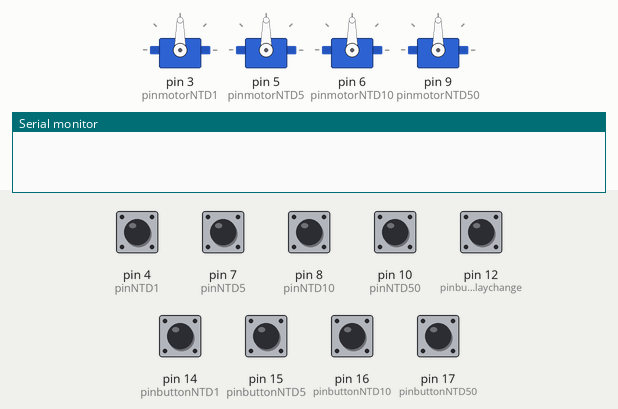
Bench run of a sketch on a simulated Arduino Uno, built with avr-gcc and run on an emulated ATmega328P. On the bench: 4 × servo, the last lines printed to the serial monitor. The inputs (shaded band) are chosen by the test bench; at power-on: pin 4 (pinNTD1), pin 7 (pinNTD5), pin 8 (pinNTD10), pin 10 (pinNTD50), pin 12 (pinbuttondisplaychange), pin 14 (pinbuttonNTD1), pin 15 (pinbuttonNTD5), pin 16 (pinbuttonNTD10), pin 17 (pinbuttonNTD50) HIGH.

Above: at 1.2 s.
1.3 s: pin 14 (pinbuttonNTD1) pulled LOW for 0.15 s
At 3.0 s:
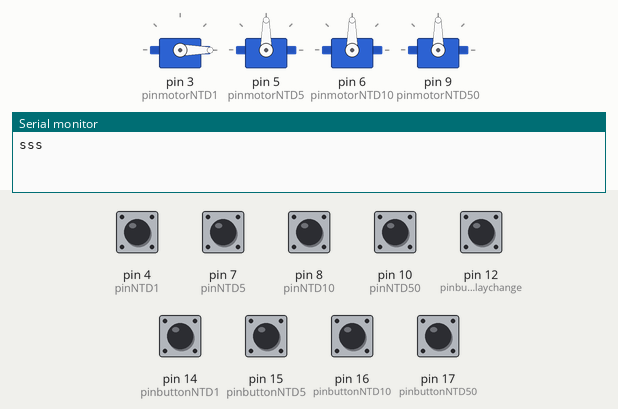
3.8 s: pin 15 (pinbuttonNTD5) pulled LOW for 0.15 s
At 6.0 s:
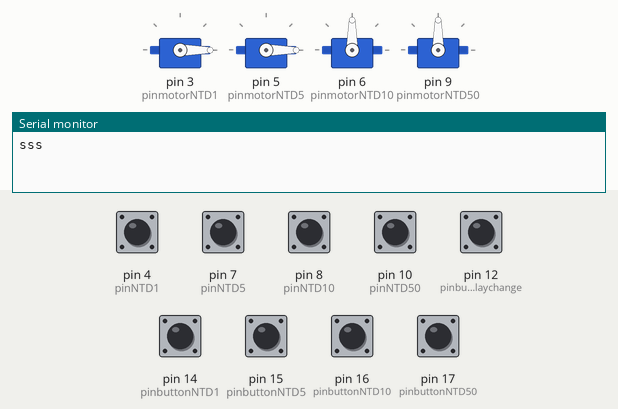
6.3 s: pin 16 (pinbuttonNTD10) pulled LOW for 0.15 s
At 8.0 s:
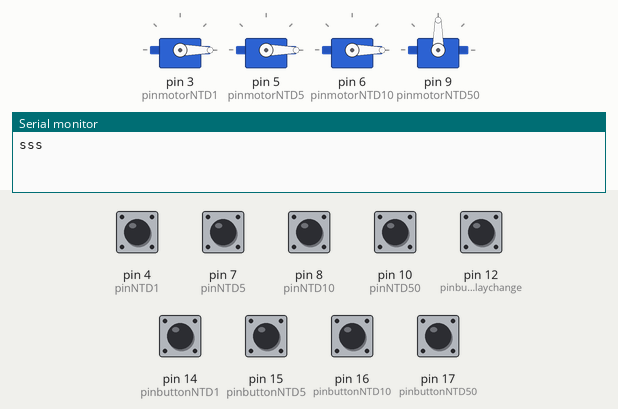
8.8 s: pin 17 (pinbuttonNTD50) pulled LOW for 0.15 s
At 11.0 s:
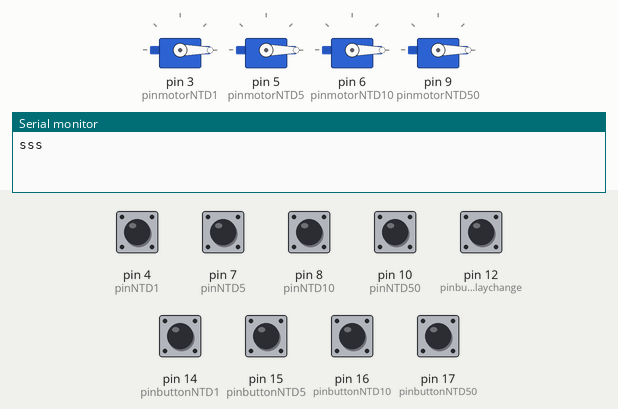
11.3 s: pin 14 (pinbuttonNTD1) pulled LOW for 1 s
At 12.1 s:
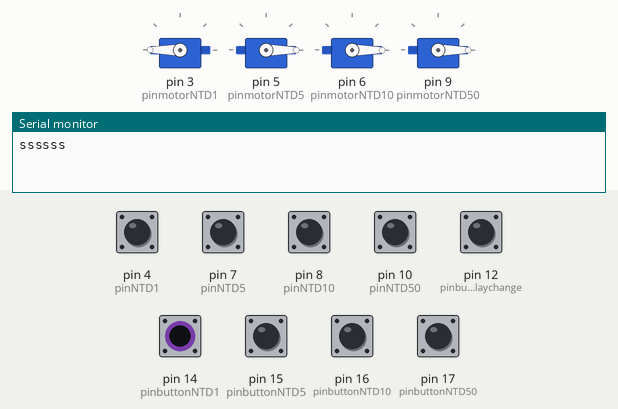
13.8 s: pin 15 (pinbuttonNTD5) pulled LOW for 1 s
At 14.1 s:
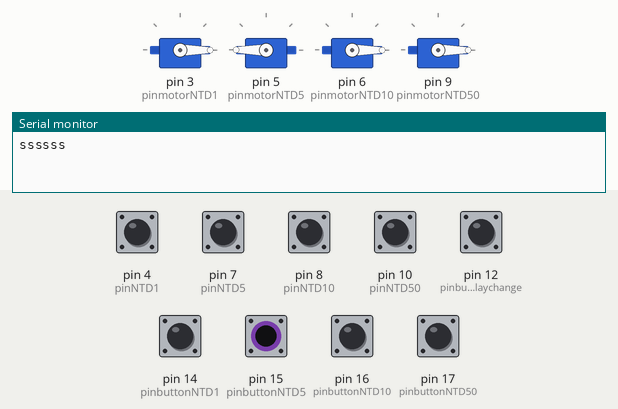
Timing chart, 0 to 16.8 s (numbered marks = the images above; inputs shaded):
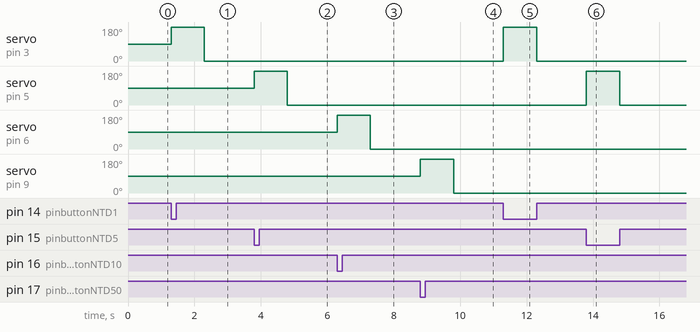

The sketch:

coin_sorter_full_v..ino
```cpp
#include <Servo.h>

#include <LiquidCrystal_I2C.h>
/* Set the LOAD (CS) digital pin number*/
//#define LOAD 10
LiquidCrystal_I2C lcd(0x27, 16, 2);
/*INPUT*/
//紅外線感應腳位設置D4,D7,D8,D10
const int pinNTD1 = 4;
const int pinNTD5 = 7;
const int pinNTD10 = 8;
const int pinNTD50 = 10;

//按鈕腳位D14,D15,D16,D17,D12
const int pinbuttonNTD1 = 14;
const int pinbuttonNTD5 = 15;
const int pinbuttonNTD10 = 16;
const int pinbuttonNTD50 = 17;

const int pinbuttondisplaychange = 12;

//開關腳位D11
const int pinswitch = 11;

/*OUTPUT*/
//馬達腳位D3,D5,D6,D9
const int pinmotorNTD1 = 3;
const int pinmotorNTD5 = 5;
const int pinmotorNTD10 = 6;
const int pinmotorNTD50 = 9;
//伺服馬達SERVO物件
Servo servoNTD1,servoNTD5,servoNTD10,servoNTD50;

//LCD I2C1602腳位設置 A4,A5
const int pinLCD3 = 4;
const int pinLCD4 = 5;

/*變數設置*/
//紅外線變數
int statesensorNTD1 = 0;
int statesensorNTD5 = 0;
int statesensorNTD10 = 0;
int statesensorNTD50 = 0;

//按鈕變數
int statebuttonNTD1 = 0;
int statebuttonNTD5 = 0;
int statebuttonNTD10 = 0;
int statebuttonNTD50 = 0;
int statebuttondisplaychange = 0;

//按鈕是否放開(可能放setup?
boolean buttonUpNTD1 = true;
boolean buttonUpNTD5 = true;
boolean buttonUpNTD10 = true;
boolean buttonUpNTD50 = true;

//開關變數
int stateswitch = 0;

//各硬幣總價值
int valueNTD1 = 0;
int valueNTD5 = 0;
int valueNTD10 = 0;
int valueNTD50 = 0;

//各硬幣總數
int quantityNTD1 = 0;
int quantityNTD5 = 0;
int quantityNTD10 = 0;
int quantityNTD50 = 0;

//錢總量
int MoneyWorth = 0;


void setup()
{
  Serial.begin(9600);
  pinMode(pinNTD1,INPUT);
  pinMode(pinNTD5,INPUT);
  pinMode(pinNTD10,INPUT);
  pinMode(pinNTD50,INPUT);

  pinMode(pinbuttonNTD1,INPUT_PULLUP);
  pinMode(pinbuttonNTD5,INPUT_PULLUP);
  pinMode(pinbuttonNTD10,INPUT_PULLUP);
  pinMode(pinbuttonNTD50,INPUT_PULLUP);
  pinMode(pinbuttondisplaychange,INPUT_PULLUP);

  pinMode(pinswitch,INPUT_PULLUP);


  servoNTD1.attach(pinmotorNTD1);
  servoNTD5.attach(pinmotorNTD5);
  servoNTD10.attach(pinmotorNTD10);
  servoNTD50.attach(pinmotorNTD50);


}

void loop()
{
  statesensorNTD1 = digitalRead(pinNTD1);
  statesensorNTD5 = digitalRead(pinNTD5);
  statesensorNTD10 = digitalRead(pinNTD10);
  statesensorNTD50 = digitalRead(pinNTD50);

  //button偵測
  statebuttondisplaychange = digitalRead(pinbuttondisplaychange);
  statebuttonNTD1 = digitalRead(pinbuttonNTD1);
  statebuttonNTD5 = digitalRead(pinbuttonNTD5);
  statebuttonNTD10 = digitalRead(pinbuttonNTD10);
  statebuttonNTD50 = digitalRead(pinbuttonNTD50);

   if (statesensorNTD1 == 0) {
    Serial.println("It was a NTD1 coin that was detected");
    valueNTD1 += 1;
    quantityNTD1 += 1;
    MoneyWorth = MoneyWorth + 1;

    displayAmountSerial();
    displayAmount();
    delay(200);
   }

   if (statesensorNTD5 == 0) {
    Serial.println("It was a NTD5 coin that was detected");
    valueNTD5 += 5;
    quantityNTD5 += 1;
    MoneyWorth = MoneyWorth + 5;
    displayAmountSerial();
    displayAmount();
    delay(200);
   }

   if (statesensorNTD10 == 0) {
    Serial.println("It was a NTD10 coin that was detected");
    valueNTD10 += 10;
    quantityNTD10 += 1;
    MoneyWorth = MoneyWorth + 10;
    displayAmountSerial();
    displayAmount();
    delay(200);
   }

   if (statesensorNTD50 == 0) {
    Serial.println("It was a NTD50 coin that was detected");
    valueNTD50 += 50;
    quantityNTD50 += 1;
    MoneyWorth = MoneyWorth + 50;
    displayAmountSerial();
    displayAmount();
    delay(200);
   }
  if (statebuttondisplaychange = 0){
    //LCD顯示各硬幣數量
    lcd.clear();
    lcd.setCursor(1,0);
    lcd.print("1   5   10  50");
    lcd.setCursor(1,1);
    lcd.print(quantityNTD1);
    lcd.setCursor(5,1);
    lcd.print(quantityNTD5);
    lcd.setCursor(9,1);
    lcd.print(quantityNTD10);
    lcd.setCursor(13,1);
    lcd.print(quantityNTD50);
  }
  /*按鈕啟動馬達推錢幣*/
  //1
  if(statebuttonNTD1 != HIGH && buttonUpNTD1 == true) {
    Serial.write("sss");
    servoNTD1.write(180);
    delay(1000);
    servoNTD1.write(0);
    valueNTD1 -=1;
    quantityNTD1 -=1;
    MoneyWorth -=1;
    buttonUpNTD1 = false;
  }
  else if(statebuttonNTD1 == HIGH && buttonUpNTD1 != true) {
    buttonUpNTD1 = true;
  }
  //5
  if(statebuttonNTD5 != HIGH && buttonUpNTD5 == true) {
    servoNTD5.write(180);
    delay(1000);
    servoNTD5.write(0);
    valueNTD5 -=5;
    quantityNTD5 -=1;
    MoneyWorth -=5;
    buttonUpNTD5 = false;
  }
  else if(statebuttonNTD5 == HIGH && buttonUpNTD5 != true) {
    buttonUpNTD5 = true;
  }
  //10
  if(statebuttonNTD10 != HIGH && buttonUpNTD10 == true) {
    servoNTD10.write(180);
    delay(1000);
    servoNTD10.write(0);
    valueNTD10 -=10;
    quantityNTD10 -=1;
    MoneyWorth-=10;
    buttonUpNTD10 = false;
  }
  else if(statebuttonNTD10 == HIGH && buttonUpNTD10 != true) {
    buttonUpNTD10 = true;
  }
  //50
  if(statebuttonNTD50 != HIGH && buttonUpNTD50 == true) {
    servoNTD50.write(180);
    delay(1000);
    servoNTD50.write(0);
    valueNTD50 -=50;
    quantityNTD50 -=1;
    MoneyWorth-=50;
    buttonUpNTD50 = false;
  }
  else if(statebuttonNTD50 == HIGH && buttonUpNTD50 != true) {
    buttonUpNTD50 = true;
  }
}

void displayAmount() {
  /* Clear the output buffer of the screen */
    lcd.clear();
    /* Write some text and output it*/

    lcd.clear();
    lcd.setCursor(3,0);
    lcd.print("TOTAL MONEY"); //
    lcd.setCursor(5,1);
    lcd.print(MoneyWorth);
}

void displayAmountSerial(){     //ex:1:2,5:3,10:14,50:4,moneyworth:357
  Serial.print("1:");
  Serial.print(quantityNTD1);
  Serial.print(",5:");
  Serial.print(quantityNTD5);
  Serial.print(",10:");
  Serial.print(quantityNTD10);
  Serial.print(",50:");
  Serial.print(quantityNTD50);
  Serial.print(",moneyworth:");
  Serial.println(MoneyWorth);
}
```

Measured:
- after the input at 1.3 s, servo on pin 3 (pinmotorNTD1): 90° → 180° at once, → 0° 1.0 s later
- after the input at 3.8 s, servo on pin 5 (pinmotorNTD5): 90° → 180° at once, → 0° 1.0 s later
- after the input at 6.3 s, servo on pin 6 (pinmotorNTD10): 90° → 180° at once, → 0° 1.0 s later
- after the input at 8.8 s, servo on pin 9 (pinmotorNTD50): 90° → 180° at once, → 0° 1.0 s later
- after the input at 11.3 s, servo on pin 3 (pinmotorNTD1): 0° → 180° at once, → 0° 1.0 s later
- after the input at 13.8 s, servo on pin 5 (pinmotorNTD5): 0° → 180° at once, → 0° 1.0 s later
